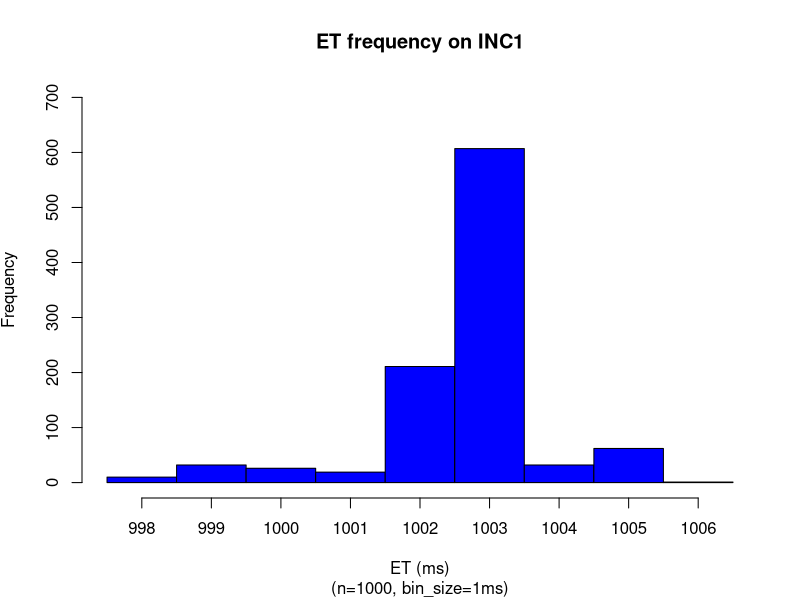
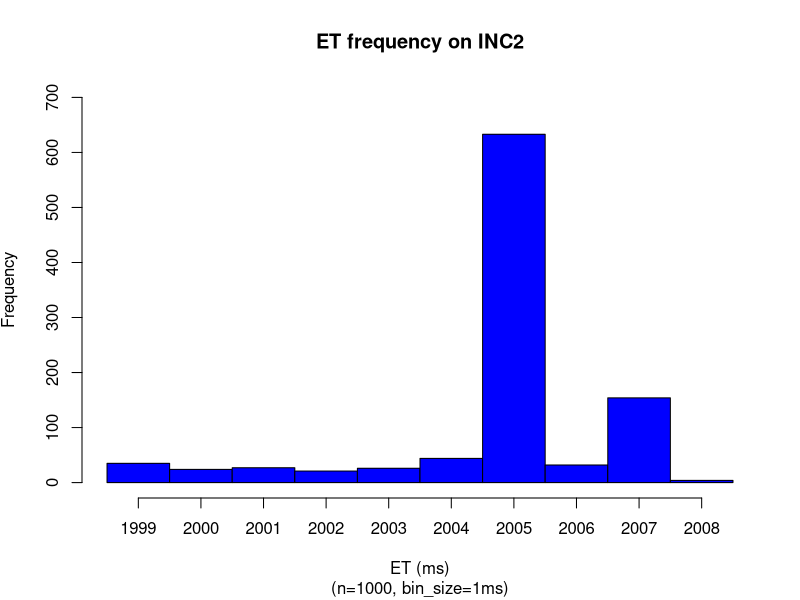
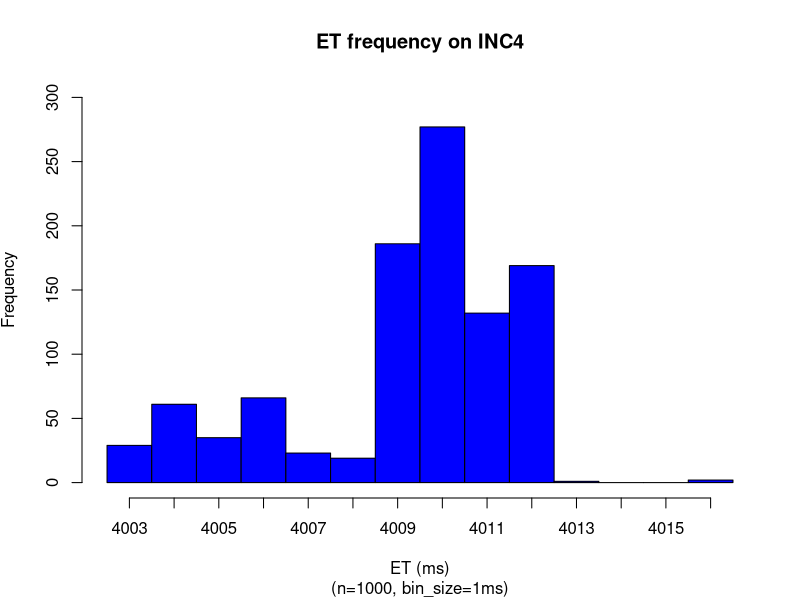
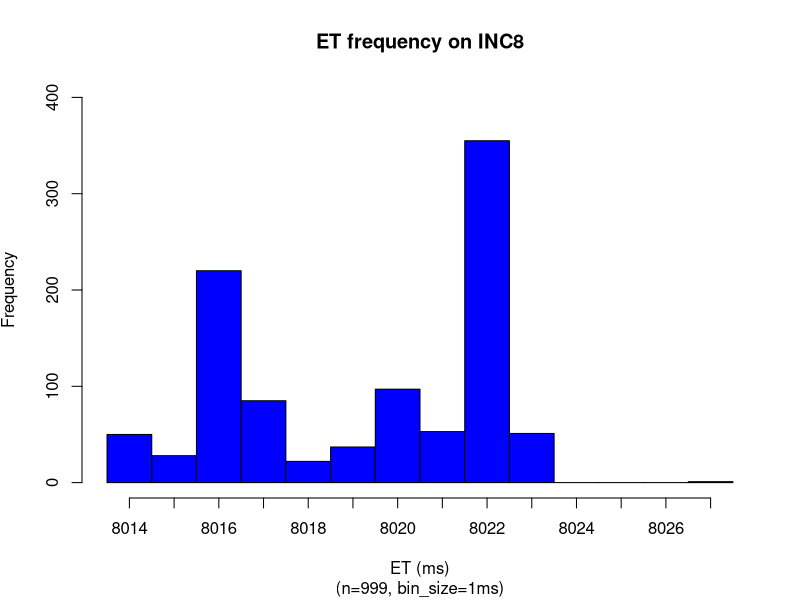
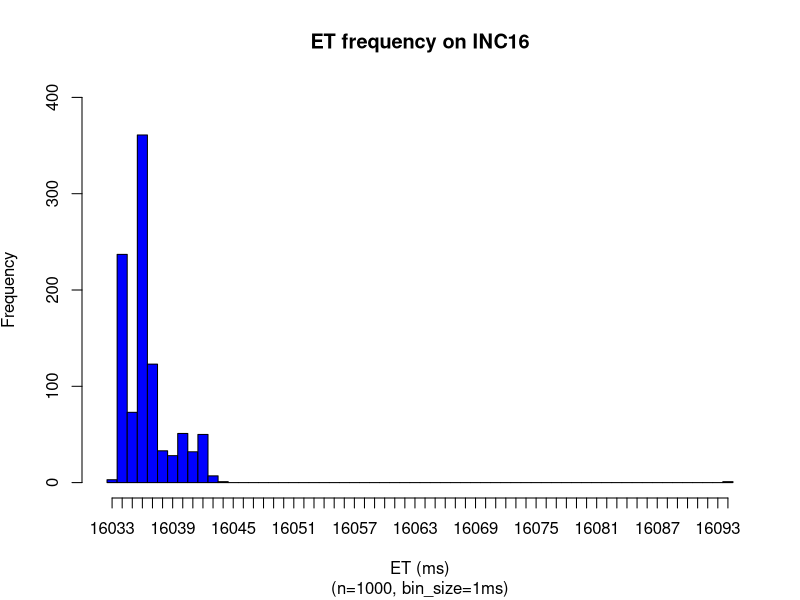
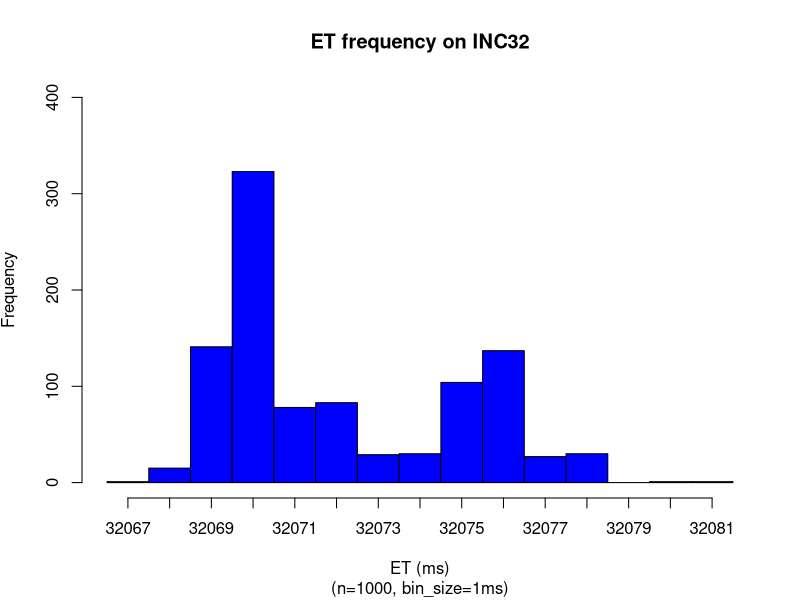
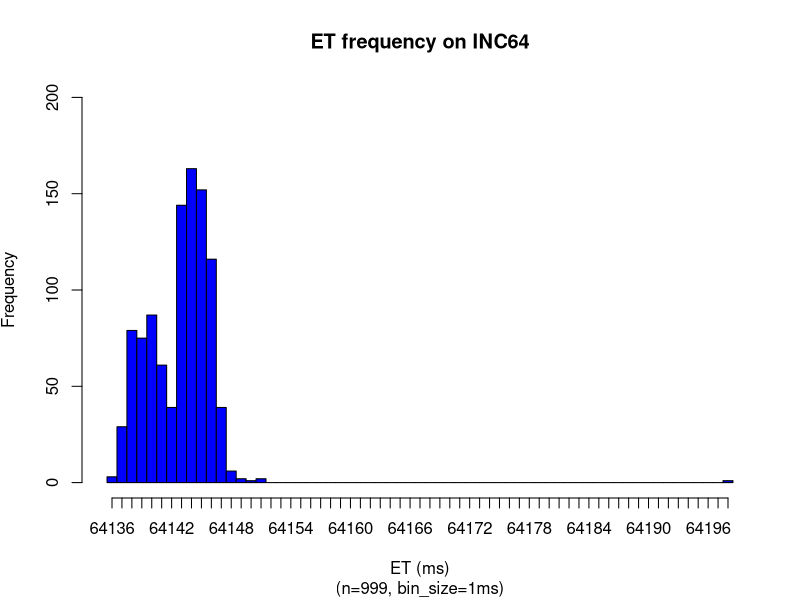
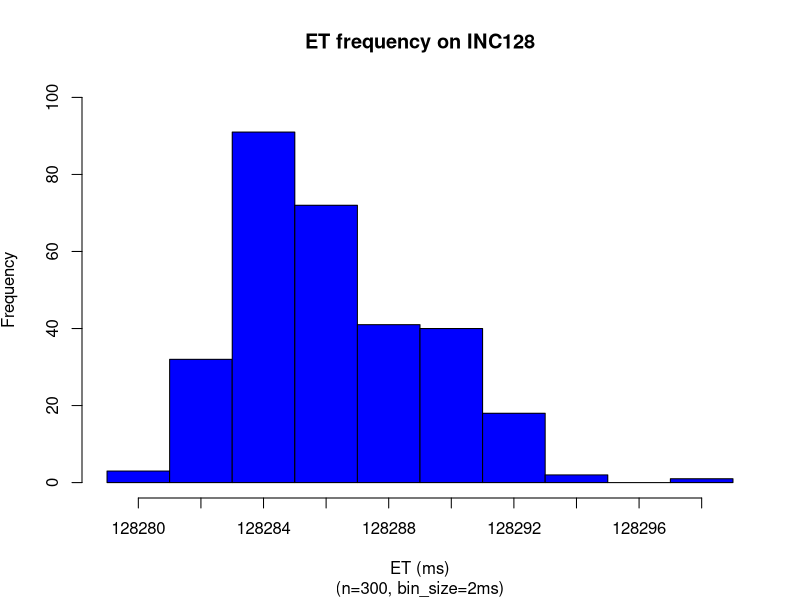

R code for these plots, in order:
### sodb9
numSamples <- 1000
x = read.csv(file="1_sec.dat",head=TRUE,sep="\t")
x <- subset(x, x$ITERNUM <= numSamples)
setEPS()
postscript("1_sec_et_hist_v5.eps")
binsize=1
x_up = mean(x$METIME) + 2*sd(x$METIME)
x_dn = mean(x$METIME) - 2*sd(x$METIME)
#x = subset(x, x$METIME >= x_dn & x$METIME <= x_up)
xmin <-min(x$METIME)
xmin
xmax <-max(x$METIME)
xmax
nbins <- ceiling((xmax-xmin) / binsize)
h = hist(x$METIME, right=F, breaks=seq(xmin,xmax+binsize,binsize),plot=F)
ymax <- max(h$counts)
ymax <- ceiling(ymax/100)*100
xmin <-min(x$METIME)
xmax <-max(x$METIME)
plot(h, xaxt="n",freq=TRUE,ylim=c(0,ymax), col="blue", main='ET frequency on INC1', 
sub=paste("(n=",nrow(x),", bin_size=",binsize,"ms)",sep=""), 
xlab='ET (ms)', ylab=expression('Frequency'))
axis(side=1,at=h$mids,labels=seq(xmin,xmax,1))
dev.off()

x = read.csv(file="2_sec.dat",head=TRUE,sep="\t")
x <- subset(x, x$ITERNUM <= numSamples)
setEPS()
postscript("2_sec_et_hist_v5.eps")
binsize=1
x_up = mean(x$METIME) + 2*sd(x$METIME)
x_dn = mean(x$METIME) - 2*sd(x$METIME)
#x = subset(x, x$METIME >= x_dn & x$METIME <= x_up)
xmin <-min(x$METIME)
xmin
xmax <-max(x$METIME)
xmax
nbins <- ceiling((xmax-xmin) / binsize)
h = hist(x$METIME, right=F, breaks=seq(xmin,xmax+binsize,binsize),plot=F)
ymax <- max(h$counts)
ymax <- ceiling(ymax/100)*100
xmin <-min(x$METIME)
xmax <-max(x$METIME)
plot(h, xaxt="n",freq=TRUE,ylim=c(0,ymax), col="blue", main='ET frequency on INC2', 
sub=paste("(n=",nrow(x),", bin_size=",binsize,"ms)",sep=""), 
xlab='ET (ms)', ylab=expression('Frequency'))
xaxtl <- seq(xmin-1,xmax+1,by=1)
axis(side=1,at=h$mids,labels=seq(xmin,xmax,1))
dev.off()

x = read.csv(file="4_sec.dat",head=TRUE,sep="\t")
x <- subset(x, x$ITERNUM <= numSamples)
setEPS()
postscript("4_sec_et_hist_v5.eps")
binsize=1
x_up = mean(x$METIME) + 2*sd(x$METIME)
x_dn = mean(x$METIME) - 2*sd(x$METIME)
xmin <-min(x$METIME)
xmin
xmax <-max(x$METIME)
xmax
nbins <- ceiling((xmax-xmin) / binsize)
h = hist(x$METIME, right=F, breaks=seq(xmin,xmax+binsize,binsize),plot=F)
ymax <- max(h$counts)
ymax <- ceiling(ymax/100)*100
#ymax <- 80
xmin <-min(x$METIME)
xmax <-max(x$METIME)
plot(h, xaxt="n",freq=TRUE,ylim=c(0,ymax), col="blue", main='ET frequency on INC4', 
sub=paste("(n=",nrow(x),", bin_size=",binsize,"ms)",sep=""), 
xlab='ET (ms)', ylab=expression('Frequency'))
axis(side=1,at=h$mids,labels=seq(xmin,xmax,1))
dev.off()

x = read.csv(file="8_sec.dat",head=TRUE,sep="\t")
x <- subset(x, x$ITERNUM <= numSamples)
setEPS()
postscript("8_sec_et_hist_v5.eps")
binsize=1
x <- subset(x, x$ITERNUM != 948)
x_up = mean(x$METIME) + 2*sd(x$METIME)
x_dn = mean(x$METIME) - 2*sd(x$METIME)
#x = subset(x, x$METIME >= x_dn & x$METIME <= x_up)
xmin <-min(x$METIME)
xmin
xmax <-max(x$METIME)
xmax
nbins <- ceiling((xmax-xmin) / binsize)
h = hist(x$METIME, right=F, breaks=seq(xmin,xmax+binsize,binsize),plot=F)
ymax <- max(h$counts)
ymax <- ceiling(ymax/100)*100
#ymax <- 150
plot(h, xaxt="n",freq=TRUE,ylim=c(0,ymax), col="blue", main='ET frequency on INC8', 
sub=paste("(n=",nrow(x),", bin_size=",binsize,"ms)",sep=""), 
xlab='ET (ms)', ylab=expression('Frequency'))
axis(side=1,at=h$mids,labels=seq(xmin,xmax,1))
dev.off()

x = read.csv(file="16_sec.dat",head=TRUE,sep="\t")
x <- subset(x, x$ITERNUM <= numSamples)
setEPS()
postscript("16_sec_et_hist_v5.eps")
#x <- subset(x, x$ITERNUM != 686 & x$ITERNUM != 700)
x_up = mean(x$METIME) + 2*sd(x$METIME)
x_dn = mean(x$METIME) - 2*sd(x$METIME)
#x = subset(x, x$METIME >= x_dn & x$METIME <= x_up)
binsize=1
xmin <-min(x$METIME)
xmin
xmax <-max(x$METIME)
xmax
nbins <- ceiling((xmax-xmin) / binsize)
h = hist(x$METIME, right=F, breaks=seq(xmin,xmax+binsize,binsize),plot=F)
ymax <- max(h$counts)
ymax <- ceiling(ymax/100)*100
ymax <- 400
plot(h, xaxt="n",freq=TRUE,ylim=c(0,ymax), col="blue", main='ET frequency on INC16', 
sub=paste("(n=",nrow(x),", bin_size=",binsize,"ms)",sep=""), 
xlab='ET (ms)', ylab=expression('Frequency'))
axis(side=1,at=h$mids,labels=seq(xmin,xmax,1))
dev.off()

x = read.csv(file="32_sec.dat",head=TRUE,sep="\t")
x <- subset(x, x$ITERNUM <= numSamples)
setEPS()
postscript("32_sec_et_hist_v5.eps")
#x <- subset(x, x$ITERNUM != 433)
x_up = mean(x$METIME) + 2*sd(x$METIME)
x_dn = mean(x$METIME) - 2*sd(x$METIME)
binsize=1
xmin <-min(x$METIME)
xmin
xmax <-max(x$METIME)
xmax
nbins <- ceiling((xmax-xmin) / binsize)
h = hist(x$METIME, right=F, breaks=seq(xmin,xmax+binsize,binsize),plot=F)
ymax <- max(h$counts)
ymax <- ceiling(ymax/100)*100
#ymax <- 120
plot(h, xaxt="n",freq=TRUE,ylim=c(0,ymax), col="blue", main='ET frequency on INC32', 
sub=paste("(n=",nrow(x),", bin_size=",binsize,"ms)",sep=""), 
xlab='ET (ms)', ylab=expression('Frequency'))
axis(side=1,at=h$mids,labels=seq(xmin,xmax,1))
dev.off()

x = read.csv(file="64_sec.dat",head=TRUE,sep="\t")
x <- subset(x, x$ITERNUM <= numSamples)
setEPS()
postscript("64_sec_et_hist_v5.eps")
x <- subset(x, x$ITERNUM != 578)
x_up = mean(x$METIME) + 2*sd(x$METIME)
x_dn = mean(x$METIME) - 2*sd(x$METIME)
binsize=1
xmin <-min(x$METIME)
xmin
xmax <-max(x$METIME)
xmax
nbins <- ceiling((xmax-xmin) / binsize)
h = hist(x$METIME, right=F, breaks=seq(xmin,xmax+binsize,binsize),plot=F)
ymax <- max(h$counts)
ymax <- ceiling(ymax/100)*100
#ymax <- 60
plot(h, xaxt="n",freq=TRUE,ylim=c(0,ymax), col="blue", main='ET frequency on INC64', 
sub=paste("(n=",nrow(x),", bin_size=",binsize,"ms)",sep=""), 
xlab='ET (ms)', ylab=expression('Frequency'))
axis(side=1,at=h$mids,labels=seq(xmin,xmax,1))
dev.off()

x = read.csv(file="128_sec.dat",head=TRUE,sep="\t")
x <- subset(x, x$ITERNUM <= numSamples)
setEPS()
postscript("128_sec_et_hist_v5.eps")
#x <- subset(x, x$ITERNUM != 26)
x_up = mean(x$METIME) + 2*sd(x$METIME)
x_dn = mean(x$METIME) - 2*sd(x$METIME)
binsize=2
#x = subset(x, x$METIME >= x_dn & x$METIME <= x_up)
xmin <-min(x$METIME)
xmin
xmax <-max(x$METIME)
xmax
nbins <- ceiling((xmax-xmin) / binsize)
h = hist(x$METIME, right=F, breaks=seq(xmin,xmax+binsize,binsize),plot=F)
ymax <- max(h$counts)
ymax <- ceiling(ymax/100)*100
ymax <- 100
plot(h, xaxt="n",freq=TRUE,ylim=c(0,ymax), col="blue", main='ET frequency on INC128', 
sub=paste("(n=",nrow(x),", bin_size=",binsize,"ms)",sep=""), 
xlab='ET (ms)', ylab=expression('Frequency'))
axis(side=1,at=h$mids,labels=seq(xmin,xmax,binsize))
dev.off()

x = read.csv(file="256_sec.dat",head=TRUE,sep="\t")
setEPS()
postscript("256_sec_et_hist_v5.eps")
x <- subset(x, x$ITERNUM != 81)
x_up = mean(x$METIME) + 2*sd(x$METIME)
x_dn = mean(x$METIME) - 2*sd(x$METIME)
binsize=2
#x = subset(x, x$METIME >= x_dn & x$METIME <= x_up)
xmin <-min(x$METIME)
xmin
xmax <-max(x$METIME)
xmax
nbins <- ceiling((xmax-xmin) / binsize)
h = hist(x$METIME, right=F, breaks=seq(xmin,xmax+binsize,binsize),plot=F)
ymax <- max(h$counts)
ymax <- ceiling(ymax/100)*100
ymax <- max(h$counts)
ymax <- 80
plot(h, xaxt="n",freq=TRUE,ylim=c(0,ymax), col="blue", main='ET frequency on INC256', 
sub=paste("(n=",nrow(x),", bin_size=",binsize,"ms)",sep=""), 
xlab='ET (ms)', ylab=expression('Frequency'))
#axis(side=1,at=h$mids,labels=seq(ceiling(min(h$mids)),ceiling(max(h$mids)),2))
axis(side=1,at=seq(min(h$mids),max(h$mids)+binsize,binsize),labels=seq(ceiling(min(h$mids)),ceiling(max(h$mids))+binsize,binsize))
dev.off()

x = read.csv(file="512_sec.dat",head=TRUE,sep="\t")
setEPS()
postscript("512_sec_et_hist_v5.eps")
x <- subset(x, x$ITERNUM != 58 & x$ITERNUM != 226)
x_up = mean(x$METIME) + 2*sd(x$METIME)
x_dn = mean(x$METIME) - 2*sd(x$METIME)
binsize=2
#x = subset(x, x$METIME >= x_dn & x$METIME <= x_up)
xmin <-min(x$METIME)
xmin
xmax <-max(x$METIME)
xmax
nbins <- ceiling((xmax-xmin) / binsize)
h = hist(x$METIME, right=F, breaks=seq(xmin,xmax+binsize,binsize),plot=F)
ymax <- max(h$counts)
ymax <- ceiling(ymax/100)*100
ymax <- max(h$counts)
ymax <- 50
plot(h, xaxt="n",freq=TRUE,ylim=c(0,ymax), col="blue", main='ET frequency on INC512', 
sub=paste("(n=",nrow(x),", bin_size=",binsize,"ms)",sep=""), 
xlab='ET (ms)', ylab=expression('Frequency'))
axis(side=1,at=seq(min(h$mids),max(h$mids)+binsize,binsize),labels=seq(ceiling(min(h$mids)),ceiling(max(h$mids))+binsize,binsize))
dev.off()

x = read.csv(file="1024_sec.dat",head=TRUE,sep="\t")
setEPS()
postscript("1024_sec_et_hist_v5.eps")
x <- subset(x, x$ITERNUM != 46 & x$ITERNUM != 130 & x$ITERNUM != 214 & x$ITERNUM != 299)
x_up = mean(x$METIME) + 2*sd(x$METIME)
x_dn = mean(x$METIME) - 2*sd(x$METIME)
binsize=2
#x = subset(x, x$METIME >= x_dn & x$METIME <= x_up)
xmin <-min(x$METIME)
xmin
xmax <-max(x$METIME)
xmax
nbins <- ceiling((xmax-xmin) / binsize)
h = hist(x$METIME, right=F, breaks=seq(xmin,xmax+binsize,binsize),plot=F)
ymax <- max(h$counts)
ymax <- ceiling(ymax/100)*100
ymax <- max(h$counts)
ymax <- 60
plot(h, xaxt="n",freq=TRUE,ylim=c(0,ymax), col="blue", main='ET frequency on INC1024', 
sub=paste("(n=",nrow(x),", bin_size=",binsize,"ms)",sep=""), 
xlab='ET (ms)', ylab=expression('Frequency'))
axis(side=1,at=seq(min(h$mids),max(h$mids)+binsize,binsize),labels=seq(ceiling(min(h$mids)),ceiling(max(h$mids))+binsize,binsize))
dev.off()

### run on sodb10
x = read.csv(file="2048_sec.dat",head=TRUE,sep="\t")
setEPS()
postscript("2048_sec_et_hist_v5.eps")
x <- subset(x, x$ITERNUM != 166)
x_up = mean(x$METIME) + 2*sd(x$METIME)
x_dn = mean(x$METIME) - 2*sd(x$METIME)
binsize=5
#x = subset(x, x$METIME >= x_dn & x$METIME <= x_up)
xmin <-min(x$METIME)
xmin
xmax <-max(x$METIME)
xmax
nbins <- ceiling((xmax-xmin) / binsize)
h = hist(x$METIME, right=F, breaks=seq(xmin,xmax+binsize,binsize),plot=F)
ymax <- max(h$counts)
ymax <- ceiling(ymax/100)*100
ymax <- max(h$counts)
ymax <- 100
plot(h, xaxt="n",freq=TRUE,ylim=c(0,ymax), col="blue", main='ET frequency on INC2048', 
sub=paste("(n=",nrow(x),", bin_size=",binsize,"ms)",sep=""), 
xlab='ET (ms)', ylab=expression('Frequency'))
axis(side=1,at=seq(min(h$mids),max(h$mids)+binsize,binsize),labels=seq(ceiling(min(h$mids)),ceiling(max(h$mids))+binsize,binsize))
dev.off()

### run on sodb12
x = read.csv(file="4096_sec.dat",head=TRUE,sep="\t")
setEPS()
postscript("4096_sec_et_hist_v5.eps")
x <- subset(x, x$ITERNUM != 11 & x$ITERNUM != 32 & x$ITERNUM != 53 & x$ITERNUM != 74 & x$ITERNUM != 95 & x$ITERNUM != 116 & x$ITERNUM != 137 & x$ITERNUM != 158 & x$ITERNUM != 179 & x$ITERNUM != 200 & x$ITERNUM != 221 & x$ITERNUM != 242 & x$ITERNUM != 264) 
x_up = mean(x$METIME) + 2*sd(x$METIME)
x_dn = mean(x$METIME) - 2*sd(x$METIME)
binsize=5
#x = subset(x, x$METIME >= x_dn & x$METIME <= x_up)
xmin <-min(x$METIME)
xmin
xmax <-max(x$METIME)
xmax
nbins <- ceiling((xmax-xmin) / binsize)
h = hist(x$METIME, right=F, breaks=seq(xmin,xmax+binsize,binsize),plot=F)
ymax <- ceiling(ymax/100)*100
ymax <- max(h$counts)
ymax <- 50
plot(h, xaxt="n",freq=TRUE,ylim=c(0,ymax),col="blue", main='ET frequency on INC4096', 
sub=paste("(n=",nrow(x),", bin_size=",binsize,"ms)",sep=""), 
xlab='ET (ms)', ylab=expression('Frequency'))
axis(side=1,at=seq(min(h$mids),max(h$mids)+binsize,binsize),labels=seq(ceiling(min(h$mids)),ceiling(max(h$mids))+binsize,binsize))
dev.off()

x = read.csv(file="8192_sec.dat",head=TRUE,sep="\t")
setEPS()
postscript("8192_sec_et_hist.eps")
#x <- subset(x, x$ITERNUM != 40 & x$ITERNUM != 124 & x$ITERNUM != 207 & x$ITERNUM != 292)
x_up = mean(x$METIME) + 2*sd(x$METIME)
x_dn = mean(x$METIME) - 2*sd(x$METIME)
binsize=5
#x = subset(x, x$METIME >= x_dn & x$METIME <= x_up)
xmin <-min(x$METIME)
xmin <- xmin-2
xmax <-max(x$METIME)
xmax <- xmax+2
task_len <-8192
sd(x$METIME)/task_len
nbins <- ceiling((xmax-xmin) / binsize)
h = hist(x$METIME, right=F, breaks=seq(xmin,xmax+binsize,binsize),plot=F)
ymax <- max(h$counts)
ymax <- ceiling(ymax/100)*100
ymax <- max(h$counts)
ymax <- 40
plot(h, xaxt="n",freq=TRUE,ylim=c(0,ymax), col="blue", main='', 
sub=paste("(n=",nrow(x),", bin_size=",binsize,"ms)",sep=""), 
xlab='ET (ms)', ylab=expression('Frequency'))
axis(side=1,at=seq(min(h$mids),max(h$mids)+binsize,binsize),labels=seq(ceiling(min(h$mids)),ceiling(max(h$mids))+binsize,binsize))
dev.off()

x = read.csv(file="16384_sec.dat",head=TRUE,sep="\t")
setEPS()
postscript("16384_sec_et_hist.eps")
#x <- subset(x, x$ITERNUM != 40 & x$ITERNUM != 124 & x$ITERNUM != 207 & x$ITERNUM != 292)
x_up = mean(x$METIME) + 2*sd(x$METIME)
x_dn = mean(x$METIME) - 2*sd(x$METIME)
binsize=10
#x = subset(x, x$METIME >= x_dn & x$METIME <= x_up)
xmin <-min(x$METIME)
xmin <- xmin-6
xmax <-max(x$METIME)
xmax <- xmax+2
task_len <-16384
sd(x$METIME)/task_len 
nbins <- ceiling((xmax-xmin) / binsize)
h = hist(x$METIME, right=F, breaks=seq(xmin,xmax+binsize,binsize),plot=F)
ymax <- max(h$counts)
ymax <- ceiling(ymax/100)*100
ymax <- max(h$counts)
ymax <- 20
plot(h, xaxt="n",freq=TRUE,ylim=c(0,ymax), col="blue", main='', 
sub=paste("(n=",nrow(x),", bin_size=",binsize,"ms)",sep=""), 
xlab='ET (ms)', ylab=expression('Frequency'))
axis(side=1,at=seq(min(h$mids),max(h$mids)+binsize,binsize),labels=seq(ceiling(min(h$mids)),ceiling(max(h$mids))+binsize,binsize))
dev.off()


